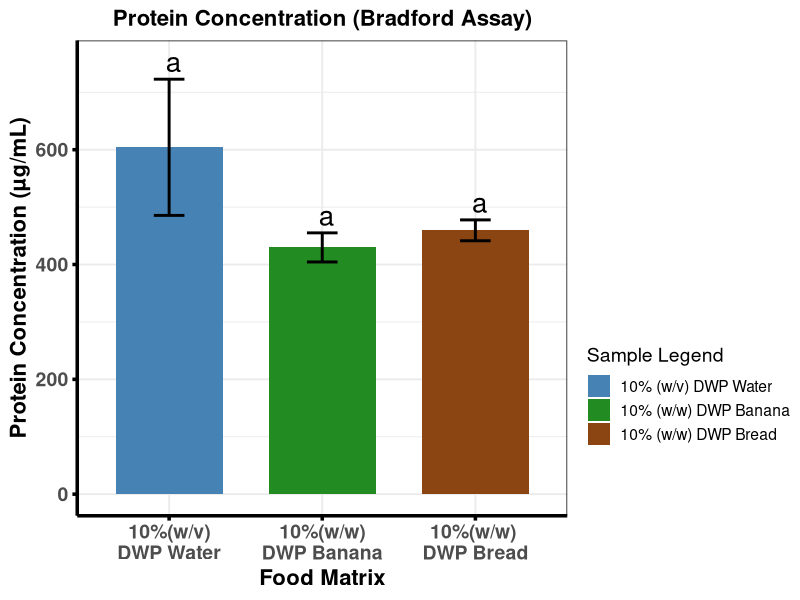
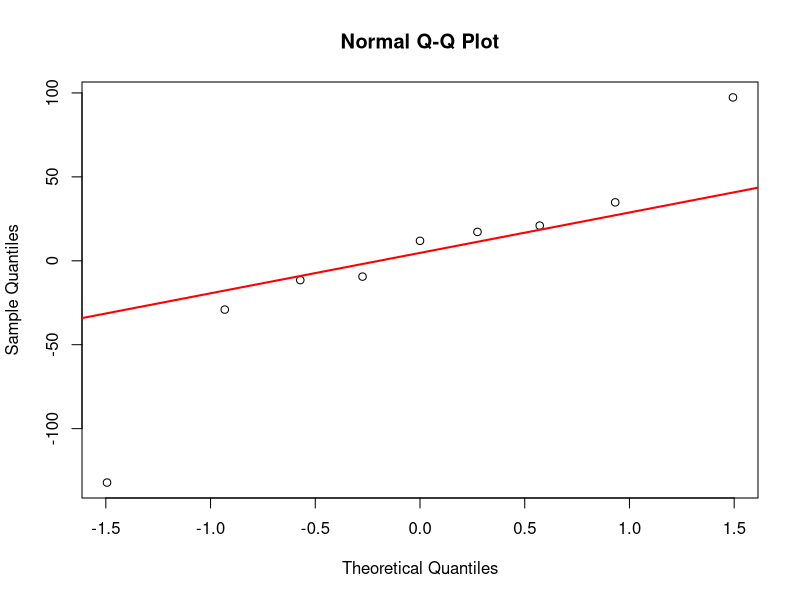
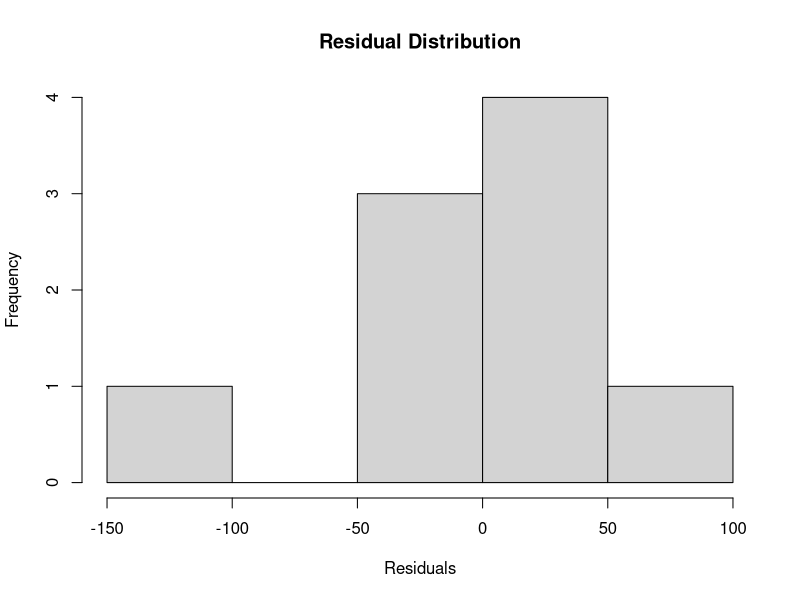

Write R code to recreate these figures, in order. (Note: this script raises an error after producing the figures.)
#This Code is made by Maruf Raihan (PhD,NICHE,Ulster)for Bradford data statistical analysis and visual presentation

library(emmeans)
library(multcomp)
library(multcompView)
library(ggplot2)

# ---------------------------------------------------------
# 1. RAW DATA
# ---------------------------------------------------------
df <- data.frame(
  Sample = factor(rep(c("10%(w/v)\nDWP Water", "10%(w/w)\nDWP Banana", "10%(w/w) \nDWP Bread"), each = 3),
                  levels = c("10%(w/v)\nDWP Water", "10%(w/w)\nDWP Banana", "10%(w/w) \nDWP Bread")),
  Protein = c(
    639.00, 472.04, 701.52,   # 10%(w/v)\nDWP Water
    400.72, 441.69, 447.00,   # 10%(w/w)\nDWP Banana
    448.05, 480.52, 450.14    # 10%(w/w) \nDWP Bread"
  )
)

# ---------------------------------------------------------
# 2. DESCRIPTIVE STATS
# ---------------------------------------------------------
df_stats <- aggregate(Protein ~ Sample, df, function(x) {
  c(Mean = mean(x), SD = sd(x), CV = sd(x)/mean(x)*100)
})

df_stats <- do.call(data.frame, df_stats)
names(df_stats) <- c("Sample", "Mean", "SD", "CV")

# ---------------------------------------------------------
# 3. ANOVA + TUKEY
# ---------------------------------------------------------
model <- aov(Protein ~ Sample, data = df)
emm <- emmeans(model, ~ Sample)
tukey <- summary(pairs(emm, adjust = "tukey"))

# ---------------------------------------------------------
# 4. Tukey LETTERS
# ---------------------------------------------------------
cld_out <- suppressMessages(
  cld(emm, Letters = letters, adjust = "tukey")
)

df_plot <- merge(df_stats, cld_out[, c("Sample", ".group")], by = "Sample")

# ---------------------------------------------------------
# 5. BASE PLOT
# ---------------------------------------------------------
p_bradford <- ggplot(df_plot, aes(x = Sample, y = Mean, fill = Sample)) +
  geom_col(width = 0.7) +
  geom_errorbar(aes(ymin = Mean - SD, ymax = Mean + SD),
                width = 0.2, linewidth = 1) +
  geom_text(aes(label = .group, y = Mean + SD + 30), size = 7) +
  
  scale_fill_manual(
    name= "Sample Legend",
    values = c("10%(w/v)\nDWP Water" = "steelblue",
               "10%(w/w)\nDWP Banana" = "forestgreen",
               "10%(w/w) \nDWP Bread" = "saddlebrown"),
    labels = c(
      "10% (w/v) DWP Water",
      "10% (w/w) DWP Banana",
      "10% (w/w) DWP Bread"
    ),
  ) +
  
  theme_bw(base_size = 14) +
  theme(
    legend.position = "right",
    legend.box = "vertical",
    legend.margin = margin(t = 170),      # push legend downward
    plot.title = element_text(size = 16, face = "bold", hjust = 0.5),
    axis.text.x = element_text(size = 14, face = "bold"),
    axis.text.y = element_text(size = 14, face = "bold"),
    axis.title.x = element_text(size = 16, face = "bold"),
    axis.title.y = element_text(size = 16, face = "bold"),
    axis.line = element_line(colour = "black", linewidth = 1.2),
    axis.ticks = element_line(colour = "black", linewidth = 1.2)
  ) +
  labs(
    title = "Protein Concentration (Bradford Assay)",
    x = "Food Matrix",
    y = "Protein Concentration (µg/mL)"
  ) 

# ---------------------------------------------------------
# 6. SINGLE ANOVA BRACKET ACROSS ALL THREE BARS
# ---------------------------------------------------------
#p_bradford <- p_bradford +
#  annotate("segment", x = 1, xend = 3, y = 1050, yend = 1050, linewidth = 1.2) +
# annotate("text", x = 2, y = 1080, label = "*", size = 8)

# ---------------------------------------------------------
# 7. PRINT
# ---------------------------------------------------------
print(p_bradford)

cat("\n=== DESCRIPTIVE STATS ===\n")
print(df_stats)

cat("\n=== ANOVA SUMMARY ===\n")
print(summary(model))

cat("\n=== TUKEY POST-HOC ===\n")
print(tukey)



# ---------------------------------------------------------
# ANOVA ASSUMPTION CHECKS
# ---------------------------------------------------------

# Extract residuals
res <- residuals(model)

# Shapiro-Wilk normality test
shapiro.test(res)

# Q-Q plot
qqnorm(res)
qqline(res, col = "red", lwd = 2)

# Histogram of residuals
hist(res,
     main = "Residual Distribution",
     xlab = "Residuals")

library(car)

leveneTest(Value ~ Sample, data = df_raw)


#Methods

#Assumptions of normality and homogeneity of variance were assessed using the Shapiro-Wilk and Levene's tests, respectively. Differences among food matrices were evaluated by one-way ANOVA followed by Tukey's HSD post hoc test (p < 0.05).

#Results (if reporting assumptions)

#Residuals were normally distributed (Shapiro-Wilk: W = 0.90225, p = 0.2654), supporting the use of parametric analyses.
#In your thesis, if an examiner asks why you checked residuals rather than raw values, the short answer is:

#ANOVA assumes that model residuals are normally distributed within treatments. Therefore, normality was assessed using the residuals from the fitted ANOVA model rather than the pooled raw observations
#ANOVA asks:

#"Are the differences between groups larger than the random variation within groups?"

#Therefore the distribution that matters is the distribution of the within-group random variation, i.e., the residuals.
